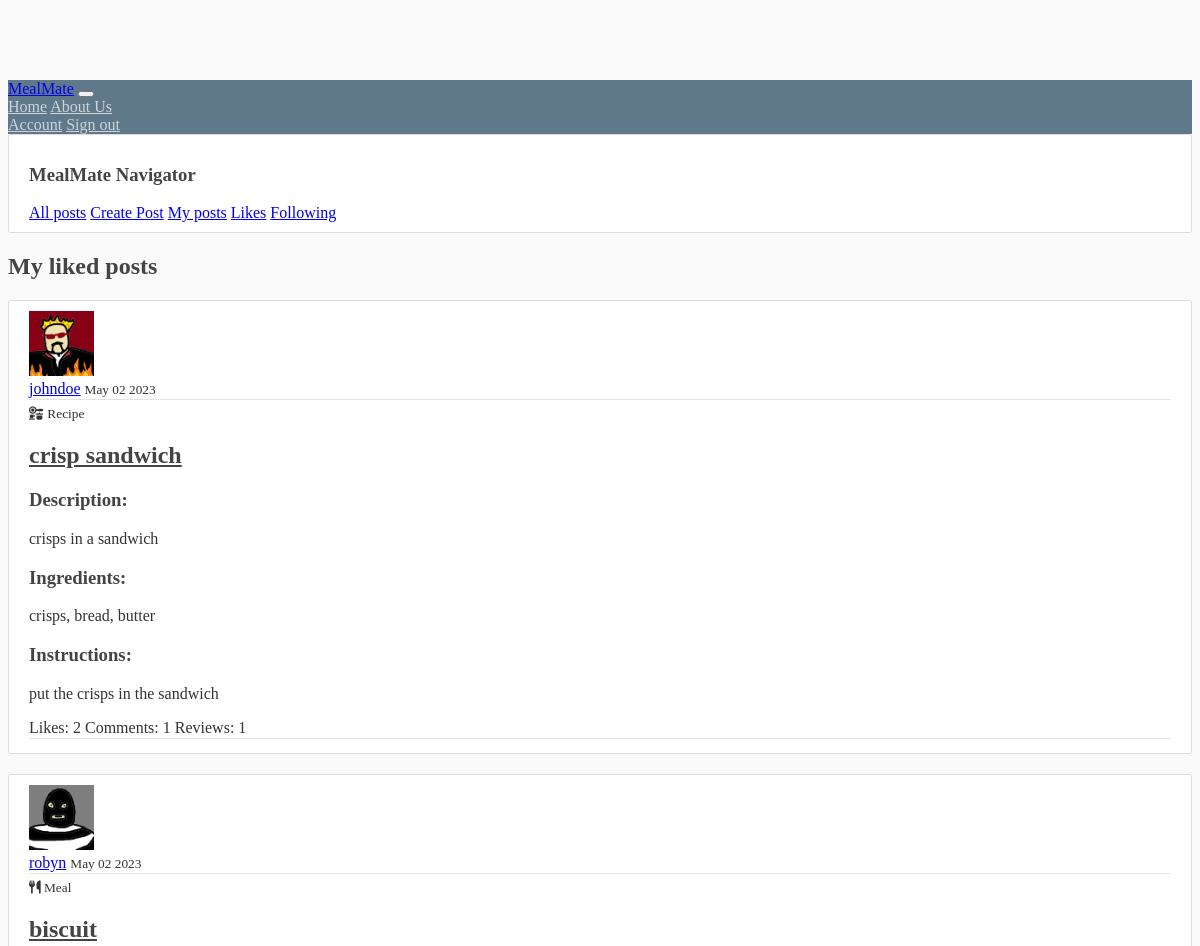
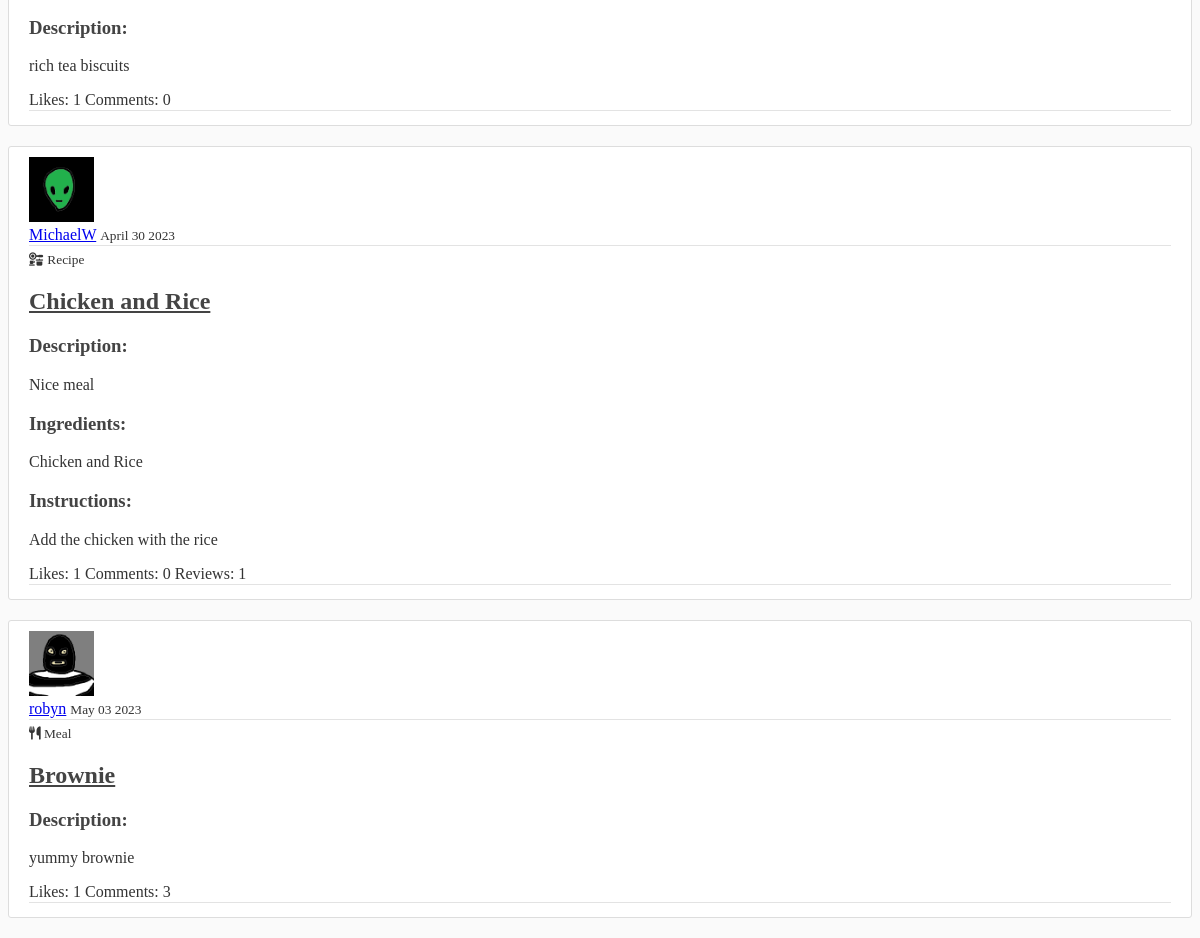
/likes (signed in), run on the app's committed database (2 pictures, top to bottom).
### website/models.py (models this page shows, shortened)
class Post(models.Model):
    TYPE_CHOICES = (
        ("RECIPE", 'Recipe'),
        ("MEAL", 'Meal')
    )
    title = models.CharField(max_length=150)
    type = models.CharField(
        max_length=6,
        choices=TYPE_CHOICES
    )
    date_posted = models.DateField(default=timezone.now)
    description = models.TextField()
    ingredients = models.TextField(blank=True)  # only 'recipe' posts will have this
    instructions = models.TextField(blank=True)  # only 'recipe' posts will have this
    author = models.ForeignKey(User, on_delete=models.CASCADE)
    likes = models.ManyToManyField(User, blank=True, related_name='likes')
    comments = models.ManyToManyField(Comment, blank=True, related_name='comments')
    reviews = models.ManyToManyField(Review, blank=True, related_name='reviews')

### members/models.py (models this page shows, shortened)
class Profile(models.Model):
    user = models.OneToOneField(User, on_delete=models.CASCADE)
    image = models.ImageField(default='default.jpg', upload_to='profile_pics')
    followers = models.ManyToManyField(User, blank=True, related_name='followers')
    following = models.ManyToManyField(User, blank=True, related_name='following')

### website/views.py (the view)
# urls.py: path('likes', views.user_likes, name="user-likes"),
def user_likes(request):
    return render(request, 'website/user_likes.html', {'title': 'Your liked posts'})

### templates/website/user_likes.html (shortened to what this page needs)
{% extends "website/base.html" %}
{% block content %}
    <h2> My liked posts </h2>
    {% for post in request.user.likes.all %}
    <article class="media content-section">
        <img class="rounded-circle article-img" src="{{ post.author.profile.image.url }}">
        <div class="media-body">
            <div class="article-metadata">
                <a href="/members/{{post.author.id}}" class="mr-2">{{ post.author }}</a>
                <small class="text-muted">{{ post.date_posted | date:"F d Y" }}</small>
            </div>
            {% if post.type == 'MEAL' %}
                <small><i class="fa-solid fa-utensils"></i> Meal</small>
            {% elif post.type == 'RECIPE' %}
                <small><i class="fa-solid fa-kitchen-set"></i> Recipe</small>
            {% endif %}
            <h2><a class="article-title" href="{% url 'post-detail' post.id %}">{{ post.title }}</a></h2>
            {% if post.type == 'MEAL' %}
                <h3>Description:</h3>
                <p class="article-content">{{ post.description }}</p>
            {% elif post.type == 'RECIPE' %}
                <h3>Description:</h3>
                <p class="article-content">{{ post.description }}</p>
                <h3>Ingredients:</h3>
                <p class="article-content">{{ post.ingredients }}</p>
                <h3>Instructions:</h3>
                <p class="article-content">{{ post.instructions }}</p>
            {% endif %}
            <div class="article-metadata">
                <a class="mr-2">Likes: {{ post.likes.count }}</a>
                <a class="mr-2">Comments: {{ post.comments.count }}</a>
                {% if post.type == 'RECIPE' %}
                    <a class="mr-2">Reviews: {{ post.reviews.count }}</a>
                {% endif %}
            </div>
        </div>
    </article>
{% endfor %}
{% endblock %}

### templates/website/base.html (shortened to what this page needs)
{% load static %}
<!DOCTYPE html>
<html>
    <head>
        <link rel="stylesheet" type="text/css" href="{% static 'website/main.css' %}">
        <link rel="stylesheet" href="">
        <link href="{% static 'fontawesomefree/css/fontawesome.css' %}" rel="stylesheet" type="text/css">
        <link href="{% static 'fontawesomefree/css/solid.css' %}" rel="stylesheet" type="text/css">
        <link href="{% static 'fontawesomefree/css/regular.css' %}" rel="stylesheet" type="text/css">
    </head>
    <body>
        <header class="site-header">
            <nav class="navbar navbar-expand-md navbar-dark bg-steel fixed-top">
              <div class="container">
                <a class="navbar-brand mr-4" href="/">MealMate</a>
                <button class="navbar-toggler" type="button" data-toggle="collapse" data-target="#navbarToggle" aria-controls="navbarToggle" aria-expanded="false" aria-label="Toggle navigation">
                </button>
                <div class="collapse navbar-collapse" id="navbarToggle">
                  <div class="navbar-nav mr-auto">
                    <a class="nav-item nav-link" href="/">Home</a>
                    <a class="nav-item nav-link" href="/about">About Us</a>
                  </div>
                  <div class="navbar-nav">
                    {% if user.is_authenticated %}
                        <a class="nav-item nav-link" href="/members/account">Account</a>
                        <a class="nav-item nav-link" href="/members/account/signout">Sign out</a>
                    {% else %}
                        <a class="nav-item nav-link" href="/members/account/signup">Register</a>
                        <a class="nav-item nav-link" href="/members/account/signin">Sign in</a>
                    {% endif %}
                  </div>
                </div>
              </div>
            </nav>
        </header>
        <main role="main" class="container">
            <div class="row">
                <div class="col-md-8">
                    <div class="col-md-4">
                        <div class="content-section">
                            <h3>MealMate Navigator</h3>
                            <a class="nav-item nav-link" href="/">All posts</a>
                            {% if user.is_authenticated %}
                                <a class="nav-item nav-link" href="/post/create">Create Post</a>
                                <a class="nav-item nav-link" href="{% url 'user-posts' user.username %}">My posts</a>
                                <a class="nav-item nav-link" href="{% url 'user-likes' %}">Likes</a>
                                <a class="nav-item nav-link" href="{% url 'user-following' %}">Following</a>
                            {% else %}
                                <a class="nav-item nav-link" href="/members/account/signin">Sign in to use the Navigator</a>
                            {% endif %}
                        </div>
                    </div>
                    {% block content %}
                    {% endblock %}
                </div>
            </div>
        </main>
    </body>
</html>

### static/website/main.css (style rules this page uses)
body { background: #fafafa; color: #333333; margin-top: 5rem; }
h1, h2, h3, h4, h5, h6 { color: #444444; }
.bg-steel { background-color: #5f788a; }
.site-header .navbar-nav .nav-link { color: #cbd5db; }
.content-section { background: #ffffff; padding: 10px 20px; border: 1px solid #dddddd; border-radius: 3px; margin-bottom: 20px; }
.article-title { color: #444444; }
.article-content { white-space: pre-line; }
.article-img { height: 65px; width: 65px; margin-right: 16px; }
.article-metadata { padding-bottom: 1px; margin-bottom: 4px; border-bottom: 1px solid #e3e3e3 }

### data on the page
Post: author.profile.image (picture), author "johndoe", date_posted "May 02 2023", type "RECIPE" (drawn), title "crisp sandwich", description "crisps in a sandwich", ingredients "crisps, bread, butter", instructions "put the crisps in the sandwich", likes.count "2", comments.count "1", reviews.count "1"
Post: author.profile.image (picture), author "robyn", date_posted "May 02 2023", type "MEAL" (drawn), title "biscuit", description "rich tea biscuits", likes.count "1", comments.count "0"
Post: author.profile.image (picture), author "MichaelW", date_posted "April 30 2023", type "RECIPE" (drawn), title "Chicken and Rice", description "Nice meal", ingredients "Chicken and Rice", instructions "Add the chicken with the rice", likes.count "1", comments.count "0", reviews.count "1"
Post: author.profile.image (picture), author "robyn", date_posted "May 03 2023", type "MEAL" (drawn), title "Brownie", description "yummy brownie", likes.count "1", comments.count "3"
